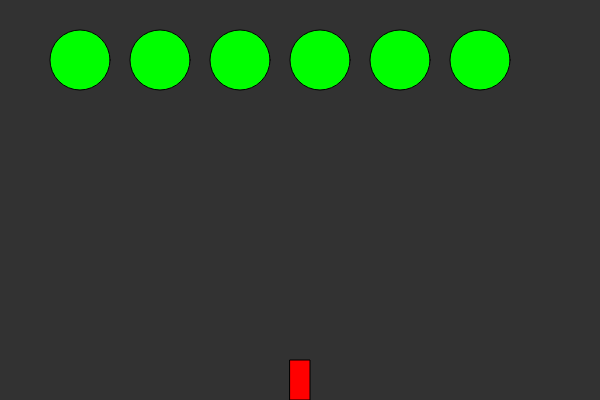
Frame 1 (no input)
Frame 60 (no input): identical to frame 1, image omitted
Frame 120 (the mouse pressed at the canvas centre since frame 60): identical to frame 1, image omitted

The p5.js sketch that drew this single still picture (run headless with seeded random() and noise() and a simulated clock; from frame 60 on, the mouse is pressed at the canvas centre):

// p5.js sketch
// ── sketch.js
// sketch.js file
var ship;
var drops =[];
var flowers = [];
function setup() {
  createCanvas(600,400);
  ship = new Ship();
  for(var i = 0; i < 6; i++){
    flowers[i] = new Flower(i*80 + 80,60);
  }
}

function draw() {
  background(50,50,50);
  ship.show();
  for(var i = 0; i < flowers.length; i++){
    
    flowers[i].show();//render all the flowers
  }
  for(var i = 0; i < drops.length; i++){
    
    drops[i].show();//render all the drops
    drops[i].move();//move drop upwards
    
    for(var j = 0; j < flowers.length; j++){
      if(drops[i].hits(flowers[j])){//collision detection between flower and drop
        flowers[j].grow();//growing flower when drop hits it.
        drops[i].destroy();
        console.log("hit");
      }
    }

    if(drops[i].flag){
      drops.splice(i, 1);
    }
  }
}

function keyPressed() {

  if(keyCode === RIGHT_ARROW){
    ship.move(1);
  }else if(keyCode === LEFT_ARROW){
    ship.move(-1);
  }else if(key === ' '){
    var drop = new Drop(ship.x,height);
    drops.push(drop);
  }
  
}
// ── Drop.js
// Drop.js file
function Drop(x , y){
    this.x = x;
    this.y = y;
    this.r = 10;
    this.flag = false;
    this.show = function(){ 
        noStroke();
        fill(0,0,255);
        ellipse(this.x, this.y , this.r*2 ,this.r*2 );
    }
    this.hits = function(flower){
        var d = dist(this.x, this.y, flower.x, flower.y);
        if(d < this.r + flower.r){
            return true;
        } else{
            return false;
        }
    }
    this.move = function(){
        this.y = this.y - 5;
    }
    this.destroy = function(){
        this.flag = true;
    }
}
// ── Flower.js
// Flower.js file
function Flower(x , y){
    this.x = x;
    this.y = y;
    this.r = 30;
    this.show = function(){ 
        fill(0,255,0);
        ellipse(this.x, this.y , this.r*2 ,this.r*2 );
    }
    this.grow = function(){
      this.r = this.r + 5;
    }
}
// ── Ship.js
// Ship.js file
function Ship(){
  //constructor function.
  this.x = width/2;
  
  this.show = function(){ 
    fill(255,0,0);
    rectMode(CENTER);
    rect(this.x, height-20, 20, 40);
  }
  
  this.move = function(dir){
    this.x += dir*5;
  }
}
